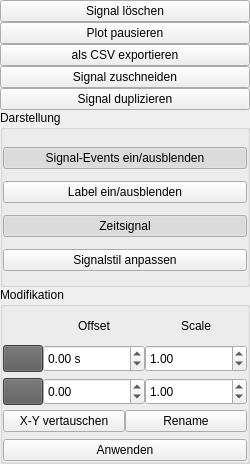
<?xml version="1.0" encoding="UTF-8"?>
<ui version="4.0">
 <class>Form</class>
 <widget class="QWidget" name="Form">
  <property name="geometry">
   <rect>
    <x>0</x>
    <y>0</y>
    <width>250</width>
    <height>464</height>
   </rect>
  </property>
  <property name="windowTitle">
   <string>Form</string>
  </property>
  <property name="layoutDirection">
   <enum>Qt::LeftToRight</enum>
  </property>
  <layout class="QVBoxLayout" name="verticalLayout_3">
   <property name="spacing">
    <number>0</number>
   </property>
   <property name="leftMargin">
    <number>0</number>
   </property>
   <property name="topMargin">
    <number>0</number>
   </property>
   <property name="rightMargin">
    <number>0</number>
   </property>
   <property name="bottomMargin">
    <number>0</number>
   </property>
   <item>
    <widget class="QPushButton" name="deleteButton">
     <property name="sizePolicy">
      <sizepolicy hsizetype="Minimum" vsizetype="Fixed">
       <horstretch>0</horstretch>
       <verstretch>0</verstretch>
      </sizepolicy>
     </property>
     <property name="toolTip">
      <string>Signal löschen</string>
     </property>
     <property name="statusTip">
      <string>Signal löschen</string>
     </property>
     <property name="layoutDirection">
      <enum>Qt::LeftToRight</enum>
     </property>
     <property name="text">
      <string>Signal löschen</string>
     </property>
     <property name="icon">
      <iconset>
       <normaloff>icons/icons8-stornieren-480.png</normaloff>icons/icons8-stornieren-480.png</iconset>
     </property>
     <property name="iconSize">
      <size>
       <width>20</width>
       <height>20</height>
      </size>
     </property>
    </widget>
   </item>
   <item>
    <widget class="QPushButton" name="pauseButton">
     <property name="sizePolicy">
      <sizepolicy hsizetype="Minimum" vsizetype="Fixed">
       <horstretch>0</horstretch>
       <verstretch>0</verstretch>
      </sizepolicy>
     </property>
     <property name="toolTip">
      <string>Plotdarstellung pausieren</string>
     </property>
     <property name="statusTip">
      <string>Plotdarstellung pausieren</string>
     </property>
     <property name="layoutDirection">
      <enum>Qt::LeftToRight</enum>
     </property>
     <property name="text">
      <string>Plot pausieren</string>
     </property>
     <property name="icon">
      <iconset>
       <normaloff>icons/pause.png</normaloff>icons/pause.png</iconset>
     </property>
     <property name="iconSize">
      <size>
       <width>20</width>
       <height>20</height>
      </size>
     </property>
     <property name="checkable">
      <bool>true</bool>
     </property>
    </widget>
   </item>
   <item>
    <widget class="QPushButton" name="exportButton">
     <property name="sizePolicy">
      <sizepolicy hsizetype="Minimum" vsizetype="Fixed">
       <horstretch>0</horstretch>
       <verstretch>0</verstretch>
      </sizepolicy>
     </property>
     <property name="toolTip">
      <string>Signal als CSV-Datei exportieren</string>
     </property>
     <property name="statusTip">
      <string>Signal als CSV-Datei exportieren</string>
     </property>
     <property name="layoutDirection">
      <enum>Qt::LeftToRight</enum>
     </property>
     <property name="text">
      <string>als CSV exportieren</string>
     </property>
     <property name="icon">
      <iconset>
       <normaloff>icons/exportCSV.png</normaloff>icons/exportCSV.png</iconset>
     </property>
     <property name="iconSize">
      <size>
       <width>20</width>
       <height>20</height>
      </size>
     </property>
    </widget>
   </item>
   <item>
    <widget class="QPushButton" name="cutButton">
     <property name="sizePolicy">
      <sizepolicy hsizetype="Minimum" vsizetype="Fixed">
       <horstretch>0</horstretch>
       <verstretch>0</verstretch>
      </sizepolicy>
     </property>
     <property name="toolTip">
      <string>Signal zuschneiden</string>
     </property>
     <property name="statusTip">
      <string>Signal zuschneiden</string>
     </property>
     <property name="layoutDirection">
      <enum>Qt::LeftToRight</enum>
     </property>
     <property name="text">
      <string>Signal zuschneiden</string>
     </property>
     <property name="icon">
      <iconset>
       <normaloff>icons/cut.png</normaloff>icons/cut.png</iconset>
     </property>
     <property name="iconSize">
      <size>
       <width>20</width>
       <height>20</height>
      </size>
     </property>
    </widget>
   </item>
   <item>
    <widget class="QPushButton" name="duplicateButton">
     <property name="sizePolicy">
      <sizepolicy hsizetype="Minimum" vsizetype="Fixed">
       <horstretch>0</horstretch>
       <verstretch>0</verstretch>
      </sizepolicy>
     </property>
     <property name="toolTip">
      <string>Signal duplizieren</string>
     </property>
     <property name="statusTip">
      <string>Signal duplizieren</string>
     </property>
     <property name="layoutDirection">
      <enum>Qt::LeftToRight</enum>
     </property>
     <property name="text">
      <string>Signal duplizieren</string>
     </property>
     <property name="icon">
      <iconset>
       <normaloff>icons/duplicate.png</normaloff>icons/duplicate.png</iconset>
     </property>
     <property name="iconSize">
      <size>
       <width>20</width>
       <height>20</height>
      </size>
     </property>
    </widget>
   </item>
   <item>
    <widget class="QGroupBox" name="groupBox_2">
     <property name="title">
      <string>Darstellung</string>
     </property>
     <layout class="QVBoxLayout" name="verticalLayout">
      <property name="spacing">
       <number>0</number>
      </property>
      <property name="leftMargin">
       <number>0</number>
      </property>
      <property name="topMargin">
       <number>5</number>
      </property>
      <property name="rightMargin">
       <number>0</number>
      </property>
      <property name="bottomMargin">
       <number>0</number>
      </property>
      <item>
       <widget class="QPushButton" name="eventButton">
        <property name="sizePolicy">
         <sizepolicy hsizetype="Minimum" vsizetype="Fixed">
          <horstretch>0</horstretch>
          <verstretch>0</verstretch>
         </sizepolicy>
        </property>
        <property name="layoutDirection">
         <enum>Qt::LeftToRight</enum>
        </property>
        <property name="text">
         <string>Signal-Events ein/ausblenden</string>
        </property>
        <property name="icon">
         <iconset>
          <normaloff>icons/events.png</normaloff>icons/events.png</iconset>
        </property>
        <property name="iconSize">
         <size>
          <width>20</width>
          <height>20</height>
         </size>
        </property>
        <property name="checkable">
         <bool>true</bool>
        </property>
        <property name="checked">
         <bool>true</bool>
        </property>
       </widget>
      </item>
      <item>
       <widget class="QPushButton" name="labelButton">
        <property name="sizePolicy">
         <sizepolicy hsizetype="Minimum" vsizetype="Fixed">
          <horstretch>0</horstretch>
          <verstretch>0</verstretch>
         </sizepolicy>
        </property>
        <property name="toolTip">
         <string>Label anzeigen/ausblenden</string>
        </property>
        <property name="statusTip">
         <string>Label anzeigen/ausblenden</string>
        </property>
        <property name="layoutDirection">
         <enum>Qt::LeftToRight</enum>
        </property>
        <property name="text">
         <string>Label ein/ausblenden</string>
        </property>
        <property name="icon">
         <iconset>
          <normaloff>icons/labels.png</normaloff>icons/labels.png</iconset>
        </property>
        <property name="iconSize">
         <size>
          <width>20</width>
          <height>20</height>
         </size>
        </property>
        <property name="checkable">
         <bool>true</bool>
        </property>
       </widget>
      </item>
      <item>
       <widget class="QPushButton" name="xTimeBaseButton">
        <property name="sizePolicy">
         <sizepolicy hsizetype="Minimum" vsizetype="Fixed">
          <horstretch>0</horstretch>
          <verstretch>0</verstretch>
         </sizepolicy>
        </property>
        <property name="toolTip">
         <string>Aktivieren, X-Achse time.time()+x ist</string>
        </property>
        <property name="statusTip">
         <string>Aktivieren, X-Achse time.time()+x ist</string>
        </property>
        <property name="layoutDirection">
         <enum>Qt::LeftToRight</enum>
        </property>
        <property name="text">
         <string>Zeitsignal</string>
        </property>
        <property name="icon">
         <iconset>
          <normaloff>icons/xtimebase.png</normaloff>icons/xtimebase.png</iconset>
        </property>
        <property name="iconSize">
         <size>
          <width>20</width>
          <height>20</height>
         </size>
        </property>
        <property name="checkable">
         <bool>true</bool>
        </property>
        <property name="checked">
         <bool>true</bool>
        </property>
       </widget>
      </item>
      <item>
       <widget class="QPushButton" name="editPlotButton">
        <property name="sizePolicy">
         <sizepolicy hsizetype="Minimum" vsizetype="Fixed">
          <horstretch>0</horstretch>
          <verstretch>0</verstretch>
         </sizepolicy>
        </property>
        <property name="toolTip">
         <string>Plotstil anpassen</string>
        </property>
        <property name="statusTip">
         <string>Plotstil anpassen</string>
        </property>
        <property name="layoutDirection">
         <enum>Qt::LeftToRight</enum>
        </property>
        <property name="text">
         <string>Signalstil anpassen</string>
        </property>
        <property name="icon">
         <iconset>
          <normaloff>icons/style.png</normaloff>icons/style.png</iconset>
        </property>
        <property name="iconSize">
         <size>
          <width>20</width>
          <height>20</height>
         </size>
        </property>
       </widget>
      </item>
     </layout>
    </widget>
   </item>
   <item>
    <widget class="QGroupBox" name="groupBox">
     <property name="statusTip">
      <string>Änderungen werden erst mit &quot;Anwenden&quot; in die Daten geschrieben</string>
     </property>
     <property name="title">
      <string>Modifikation</string>
     </property>
     <layout class="QVBoxLayout" name="verticalLayout_2">
      <property name="spacing">
       <number>0</number>
      </property>
      <property name="leftMargin">
       <number>0</number>
      </property>
      <property name="topMargin">
       <number>5</number>
      </property>
      <property name="rightMargin">
       <number>0</number>
      </property>
      <property name="bottomMargin">
       <number>0</number>
      </property>
      <item>
       <layout class="QGridLayout" name="gridLayout">
        <property name="bottomMargin">
         <number>5</number>
        </property>
        <property name="horizontalSpacing">
         <number>0</number>
        </property>
        <property name="verticalSpacing">
         <number>6</number>
        </property>
        <item row="0" column="2">
         <widget class="QLabel" name="label_4">
          <property name="text">
           <string>Scale</string>
          </property>
          <property name="alignment">
           <set>Qt::AlignCenter</set>
          </property>
         </widget>
        </item>
        <item row="0" column="1">
         <widget class="QLabel" name="label_5">
          <property name="text">
           <string>Offset</string>
          </property>
          <property name="alignment">
           <set>Qt::AlignCenter</set>
          </property>
         </widget>
        </item>
        <item row="2" column="1">
         <widget class="QDoubleSpinBox" name="offsetYSpinBox">
          <property name="sizePolicy">
           <sizepolicy hsizetype="Ignored" vsizetype="Minimum">
            <horstretch>0</horstretch>
            <verstretch>0</verstretch>
           </sizepolicy>
          </property>
          <property name="minimum">
           <double>-100000000000000000.000000000000000</double>
          </property>
          <property name="maximum">
           <double>10000000000000000.000000000000000</double>
          </property>
          <property name="singleStep">
           <double>0.010000000000000</double>
          </property>
         </widget>
        </item>
        <item row="1" column="0">
         <widget class="QPushButton" name="xOffsetButton">
          <property name="sizePolicy">
           <sizepolicy hsizetype="Maximum" vsizetype="Preferred">
            <horstretch>0</horstretch>
            <verstretch>0</verstretch>
           </sizepolicy>
          </property>
          <property name="styleSheet">
           <string notr="true">background-color: rgb(91, 91, 91);</string>
          </property>
          <property name="text">
           <string/>
          </property>
          <property name="icon">
           <iconset>
            <normaloff>icons/x.png</normaloff>icons/x.png</iconset>
          </property>
          <property name="iconSize">
           <size>
            <width>20</width>
            <height>20</height>
           </size>
          </property>
          <property name="flat">
           <bool>false</bool>
          </property>
         </widget>
        </item>
        <item row="1" column="1">
         <widget class="QDoubleSpinBox" name="offsetXSpinBox">
          <property name="sizePolicy">
           <sizepolicy hsizetype="Ignored" vsizetype="Minimum">
            <horstretch>0</horstretch>
            <verstretch>0</verstretch>
           </sizepolicy>
          </property>
          <property name="suffix">
           <string> s</string>
          </property>
          <property name="minimum">
           <double>-100000000000000000.000000000000000</double>
          </property>
          <property name="maximum">
           <double>10000000000000000.000000000000000</double>
          </property>
          <property name="singleStep">
           <double>0.010000000000000</double>
          </property>
         </widget>
        </item>
        <item row="2" column="2">
         <widget class="QDoubleSpinBox" name="scaleYSpinBox">
          <property name="sizePolicy">
           <sizepolicy hsizetype="Ignored" vsizetype="Minimum">
            <horstretch>0</horstretch>
            <verstretch>0</verstretch>
           </sizepolicy>
          </property>
          <property name="minimum">
           <double>-100000000000000000.000000000000000</double>
          </property>
          <property name="maximum">
           <double>10000000000000000.000000000000000</double>
          </property>
          <property name="singleStep">
           <double>0.010000000000000</double>
          </property>
          <property name="value">
           <double>1.000000000000000</double>
          </property>
         </widget>
        </item>
        <item row="1" column="2">
         <widget class="QDoubleSpinBox" name="scaleXSpinBox">
          <property name="sizePolicy">
           <sizepolicy hsizetype="Ignored" vsizetype="Minimum">
            <horstretch>0</horstretch>
            <verstretch>0</verstretch>
           </sizepolicy>
          </property>
          <property name="minimum">
           <double>-100000000000000000.000000000000000</double>
          </property>
          <property name="maximum">
           <double>10000000000000000.000000000000000</double>
          </property>
          <property name="singleStep">
           <double>0.010000000000000</double>
          </property>
          <property name="value">
           <double>1.000000000000000</double>
          </property>
         </widget>
        </item>
        <item row="2" column="0">
         <widget class="QPushButton" name="yOffsetButton">
          <property name="sizePolicy">
           <sizepolicy hsizetype="Maximum" vsizetype="Preferred">
            <horstretch>0</horstretch>
            <verstretch>0</verstretch>
           </sizepolicy>
          </property>
          <property name="styleSheet">
           <string notr="true">background-color: rgb(91, 91, 91);</string>
          </property>
          <property name="text">
           <string/>
          </property>
          <property name="icon">
           <iconset>
            <normaloff>icons/y.png</normaloff>icons/y.png</iconset>
          </property>
          <property name="iconSize">
           <size>
            <width>20</width>
            <height>20</height>
           </size>
          </property>
          <property name="flat">
           <bool>false</bool>
          </property>
         </widget>
        </item>
       </layout>
      </item>
      <item>
       <layout class="QHBoxLayout" name="horizontalLayout_3">
        <property name="spacing">
         <number>0</number>
        </property>
        <property name="topMargin">
         <number>0</number>
        </property>
        <property name="bottomMargin">
         <number>7</number>
        </property>
        <item>
         <widget class="QPushButton" name="xySwapButton">
          <property name="sizePolicy">
           <sizepolicy hsizetype="Minimum" vsizetype="Fixed">
            <horstretch>0</horstretch>
            <verstretch>0</verstretch>
           </sizepolicy>
          </property>
          <property name="text">
           <string>X-Y vertauschen</string>
          </property>
          <property name="icon">
           <iconset>
            <normaloff>icons/swap.png</normaloff>icons/swap.png</iconset>
          </property>
          <property name="iconSize">
           <size>
            <width>20</width>
            <height>20</height>
           </size>
          </property>
          <property name="checkable">
           <bool>true</bool>
          </property>
         </widget>
        </item>
        <item>
         <widget class="QPushButton" name="renameButton">
          <property name="sizePolicy">
           <sizepolicy hsizetype="Minimum" vsizetype="Fixed">
            <horstretch>0</horstretch>
            <verstretch>0</verstretch>
           </sizepolicy>
          </property>
          <property name="toolTip">
           <string>Signal umbenennen</string>
          </property>
          <property name="statusTip">
           <string>Signal umbenennen (neue Daten werden nicht umgeleitet!)</string>
          </property>
          <property name="text">
           <string>Rename</string>
          </property>
          <property name="icon">
           <iconset>
            <normaloff>icons/rename.png</normaloff>icons/rename.png</iconset>
          </property>
          <property name="iconSize">
           <size>
            <width>20</width>
            <height>20</height>
           </size>
          </property>
         </widget>
        </item>
       </layout>
      </item>
      <item>
       <widget class="QPushButton" name="submitModificationButton">
        <property name="toolTip">
         <string>Modifikationen in Daten schreiben</string>
        </property>
        <property name="statusTip">
         <string>Modifikationen in Daten schreiben, Daten werden überschrieben</string>
        </property>
        <property name="text">
         <string>Anwenden</string>
        </property>
       </widget>
      </item>
     </layout>
    </widget>
   </item>
  </layout>
 </widget>
 <resources/>
 <connections/>
</ui>
